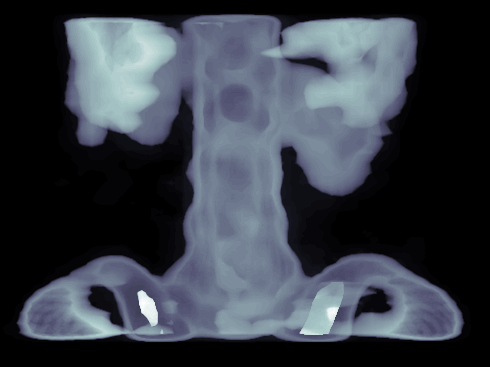
%> input picture Prácticas/Práctica 3/spine.tif, 490 x 367 px
$ octave Ejercicio_7a.m   (GNU Octave 9; MATLAB toolbox functions it lacks are replaced by stand-ins)
%> lines starting %> are read from the running program, lines starting %| are printed output that depends on the picture
I = imread('spine.tif');
%> I: size 367x490 uint8; min 0, max 63, mean 15.7


% Añadir ruido "Sal y Pimienta"
I = imnoise(I, 'salt & pepper', 0.02);
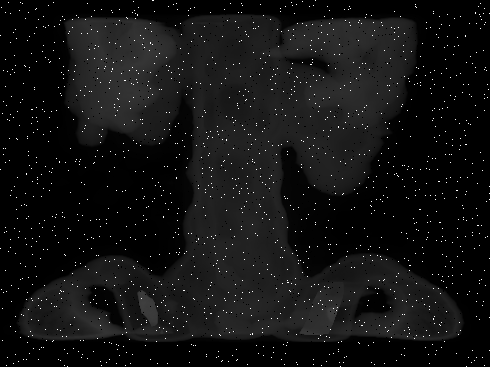
%> I: size 367x490 uint8; min 0, max 255, mean 17.9

figure, imshow(I);      % Mucho ruido
figure, imhist(I);
%> after `imhist(I)`:
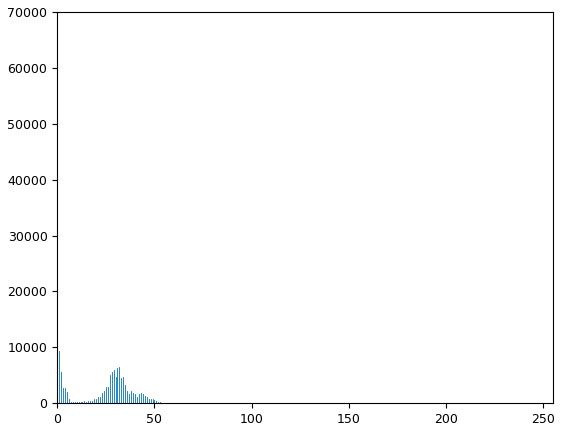
%> figure redrawn from the program's plot data; highest point at x = 0, y = 69849


% Igualar el histograma
[J,T] = histeq(I);
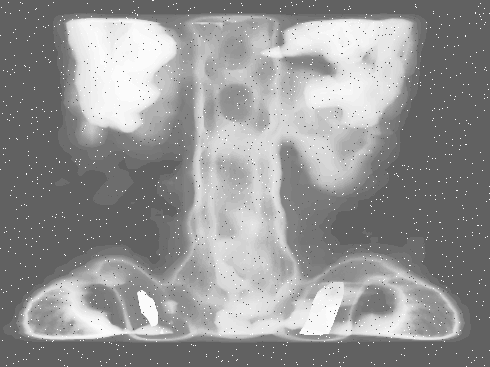
%> J: size 367x490 uint8; min 97, max 255, mean 147
%> T = 256 values from 0.381 to 1
plot((0:255)/255,T);    % Transformación (igualación)
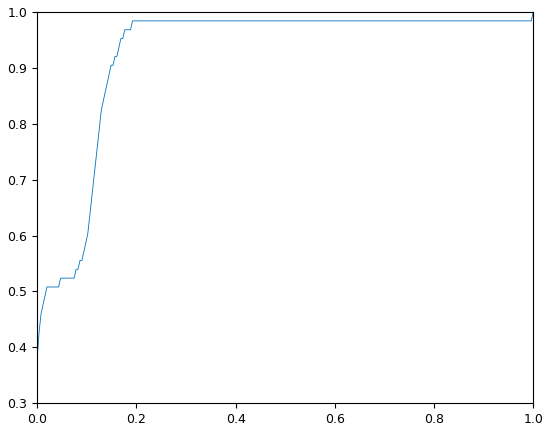
%> figure redrawn from the program's plot data; curve peaks at x = 1, y = 1

figure, imshow(J);      % Un poco de ruido
figure, imhist(J);


% Eliminar el ruido: filtro mediana (3x3)
F3 = medfilt2(J,[3 3]);
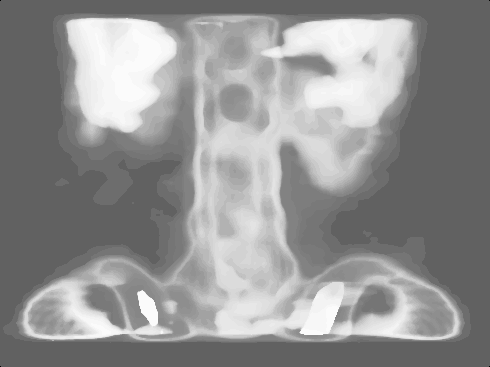
%> F3: size 367x490 uint8; min 0, max 251, mean 146.4

figure, imshow(F3);     % Ruido filtrado
figure, imhist(F3);


% Eliminar el ruido: filtro mediana
g = fspecial('average', [5 5]);

M = filter2(g,J)/255;
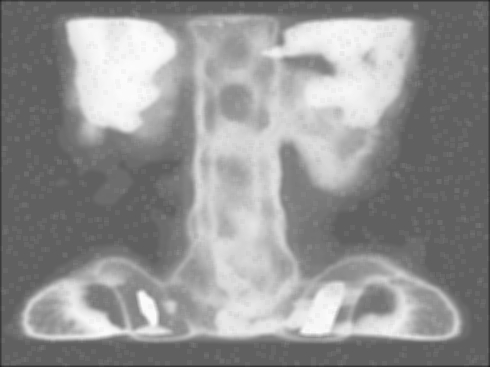
%> M: size 367x490 double; min 0.137, max 0.986, mean 0.574

figure, imshow(M);
figure, imhist(M);
%> after `imhist(M)`:
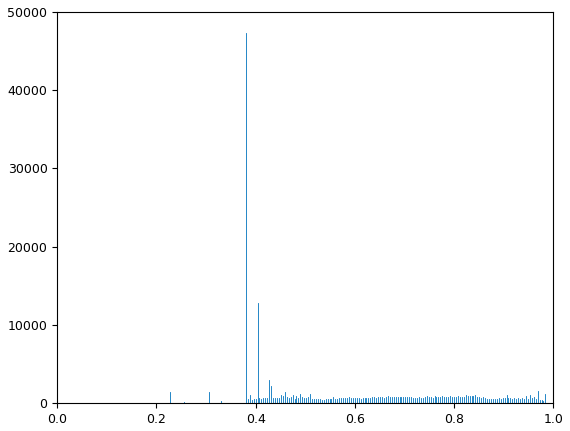
%> figure redrawn from the program's plot data; highest point at x = 0.38, y = 47356

$ run again, with Prácticas/Práctica 3/moon.tif copied over Prácticas/Práctica 3/spine.tif
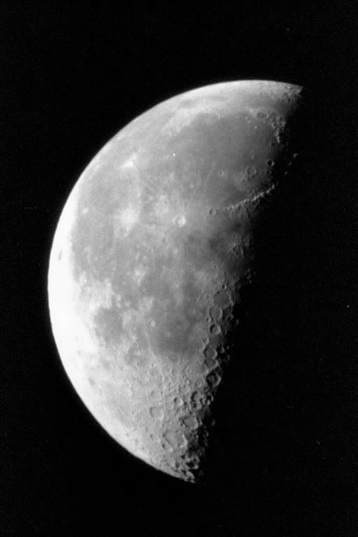
%> input picture Prácticas/Práctica 3/moon.tif, 358 x 537 px
%> I is the input picture: size 537x358 uint8; min 0, max 253, mean 52.9
%> `[J,T] = histeq(I);`:
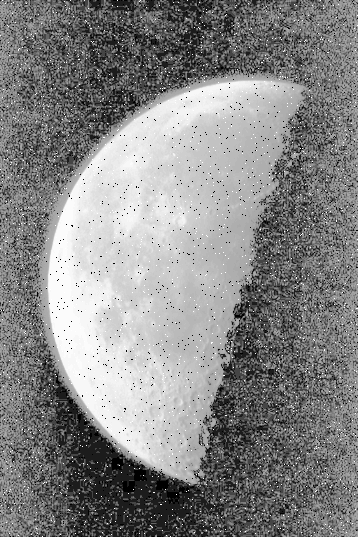
%> J: size 537x358 uint8; min 0, max 255, mean 134.3
%> T = 256 values from 0 to 1
%> `imhist(M)`:
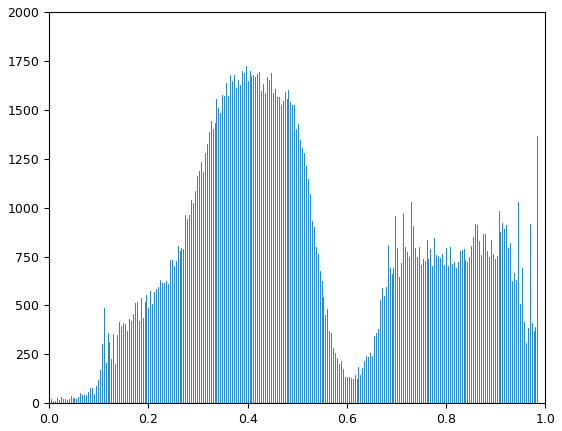
%> figure redrawn from the program's plot data; highest point at x = 0.396, y = 1726
